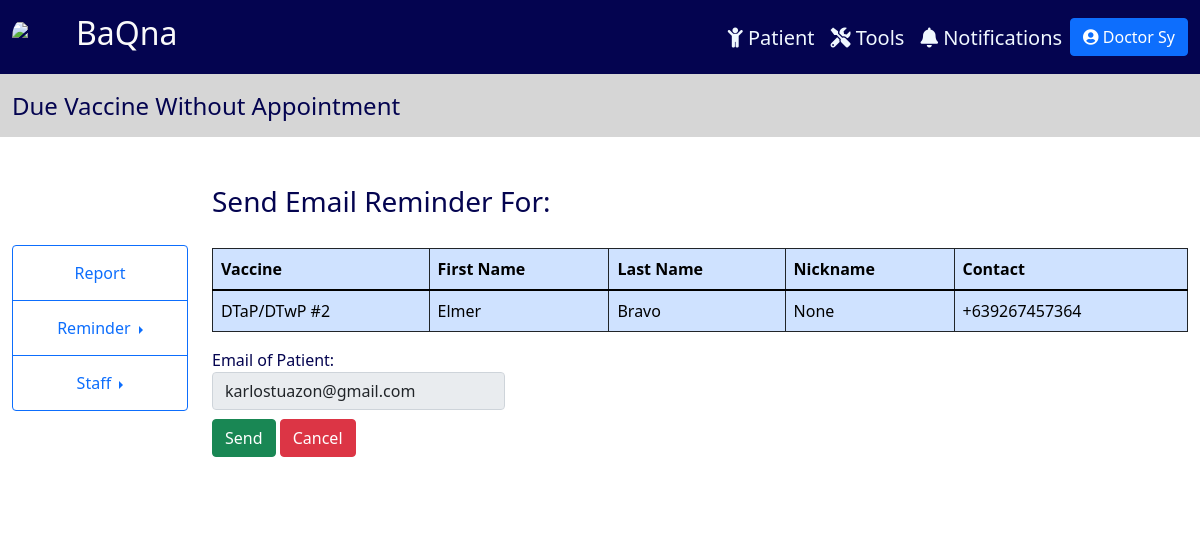
The page /dueVaxEmail/291 (signed in) on the database its author committed.
### tracker/models.py (models this page shows, shortened)
class Physician(models.Model):
    CAN_REG = (
        ('Yes', 'Yes'),
        ('No', 'No'),
    )
    user = models.OneToOneField(User, null=True, on_delete=models.CASCADE)
    prefix = models.CharField(max_length=100, null=True, blank=True)
    last_name = models.CharField(max_length=100, null=True)
    first_name = models.CharField(max_length=100, null=True)
    title = models.CharField(max_length=100, null=True, blank=True)
    date_start = models.DateField(null=True, blank=True)
    date_end = models.DateField(null=True, blank=True)
    cell_no = PhoneNumberField(null=True, blank=True)
    doc_type = models.CharField(max_length=100, null=True)
    can_reg = models.CharField(max_length=100, null=True, blank=True, choices=CAN_REG)
    def __str__(self):
        return self.doc_type + " " + self.last_name

class Vaccine(models.Model):
    LOCATION = (
        ('R thigh', 'R thigh'), ('L thigh', 'L thigh'), ('R arm ', 'R arm'),
        ('L arm', 'L arm'), ('R buttocks', 'R buttocks'), ('L buttocks', 'L buttocks'),
    )
    VACCINES = (
        ('BCG', 'BCG'), ('Hepatitis B #1', 'Hepatitis B #1'), ('Hepatitis B #2', 'Hepatitis B #2'), ('DTaP/DTwP #1', 'DTaP/DTwP #1'), ('IPV/OPV #1', 'IPV/OPV #1'),
        ('HiB #1', 'HiB #1'), ('PCV #1', 'PCV #1'), ('Rotavirus #1', 'Rotavirus #1'), ('DTaP/DTwP #2', 'DTaP/DTwP #2'), ('IPV/OPV #2', 'IPV/OPV #2'),
        ('HiB #2', 'HiB #2'), ('PCV #2', 'PCV #2'), ('Rotavirus #2', 'Rotavirus #2'), ('Hepatitis B #3', 'Hepatitis B #3'), ('DTaP/DTwP #3', 'DTaP/DTwP #3'),
        ('IPV/OPV #3', 'IPV/OPV #3'), ('HiB #3', 'HiB #3'), ('PCV #3', 'PCV #3'), ('Rotavirus #3', 'Rotavirus #3'), ('Influenza #1', 'Influenza #1'),
        ('Measles', 'Measles'), ('Japanese Encephalitis B #1', 'Japanese Encephalitis B #1'), ('Influenza #1', 'Influenza #1'), ('MMR #1', 'MMR #1'), ('Varicella #1', 'Varicella #1'),
        ('DTaP/DTwP Booster #1', 'DTaP/DTwP Booster #1'), ('IPV/OPV Booster #1', 'IPV/OPV Booster #1'), ('HiB Booster #1', 'HiB Booster #1'), ('PCV Booster #1', 'PCV Booster #1'), ('Inactivated Hepatitis A #1', 'Inactivated Hepatitis A #1'),
        ('Inactivated Hepatitis A #2', 'Inactivated Hepatitis A #2'), ('Meninggococcal vaccine', 'Meninggococcal vaccine'), ('Typhoid', 'Typhoid'), ('Japanese Encephalitis B #2', 'Japanese Encephalitis B #2'), ('DTaP/DTwP Booster #2', 'DTaP/DTwP Booster #2'),
        ('IPV/OPV Booster #2', 'IPV/OPV Booster #2'), ('MMR #2', 'MMR #2'), ('Varicella #2', 'Varicella #2'), ('Td/Tdap Booster #3', 'Td/Tdap Booster #3'), ('HPV #1', 'HPV #1'),
        ('HPV #2', 'HPV #2'), ('HPV #1', 'HPV #1'), ('HPV #2', 'HPV #2'), ('HPV #3', 'HPV #3'), ('Influenza', 'Influenza'),
    )
    AGE = (
        ('Birth', 'Birth'), ('2 to 3 months', '2 to 3 months'), ('4 to 5 months', '4 to 5 months'), ('6 to 7 months', '6 to 7 months'), ('9 months', '9 months'),
        ('12 to 15 months', '12 to 15 months'), ('18 to 21 months', '18 to 21 months'), ('24 months', '24 months'), ('4 to 6 yrs ', '4 to 6 yrs '),
        ('10 yrs', '10 yrs'), ('9-14 yrs', '9-14 yrs'), ('15 and up', '15 and up'), ('Annual', 'Annual'),
    )
    DOSE = (
        ('1 of 1', '1 of 1'), ('1 of 2', '1 of 2'), ('1 of 3', '1 of 3'), ('1 of 4', '1 of 4'), ('1 of 5', '1 of 5'),
        ('2 of 2', '2 of 2'), (' 2 of 3', '2 of 3'), ('2 of 4', '2 of 4'), ('2 of 5', '2 of 5'),
        ('3 of 3', '3 of 3'), ('3 of 4', '3 of 4'), ('3 of 5', '3 of 5'),
        ('4 of 4', '4 of 4'), ('4 of 5', '4 of 5'),
        ('5 of 5', '5 of 5'), ('every 10 years', 'every 10 years'),
    )
    patient = models.ForeignKey(Patient, null=True, blank=True, on_delete=models.CASCADE)
    age = models.CharField(max_length=50, null=True, choices=AGE)
    name = models.CharField(max_length=50, null=True, choices=VACCINES)
    dose = models.CharField(max_length=50, null=True, choices=DOSE)
    brand = models.CharField(max_length=50, null=True, blank=True)
    date = models.DateField(null=True, blank=True)
    due_date = models.DateField(null=True, blank=True)
    location = models.CharField(max_length=50, null=True, blank=True, choices=LOCATION)
    remarks = models.CharField(max_length=50, null=True, blank=True)

class Patient(models.Model):
    SEX = (
        ('M', 'Male'),
        ('F', 'Female'),
    )
    last_name = models.CharField(max_length=100, null=True)
    first_name = models.CharField(max_length=100, null=True)
    middle_name = models.CharField(max_length=100, null=True, blank=True)
    suffix = models.CharField(max_length=2, null=True, blank=True)
    nick_name = models.CharField(max_length=100, null=True, blank=True)
    sex = models.CharField(max_length=1, null=True, choices=SEX)
    birthdate = models.DateField(null=True)
    age = models.CharField(max_length=100, null=True, blank=True)
    attending_doctor = models.ForeignKey(Physician, related_name="docpatient", on_delete=models.CASCADE, null=True)
    cert_date = models.DateField(null=True, blank=True)
    cell_no = PhoneNumberField(null=True, blank=True, validators=[MaxLengthValidator(13)])
    landline = models.CharField(max_length=100, null=True, blank=True)
    email = models.EmailField(max_length=254, null=True, blank=True)
    house_no = models.CharField(max_length=100, null=True, blank=True)
    barangay = models.CharField(max_length=100, null=True, blank=True)
    city = models.CharField(max_length=100, null=True, blank=True)
    region = models.CharField(max_length=100, null=True, blank=True)
    zip = models.IntegerField(null=True, blank=True)
    mfname = models.CharField(max_length=100, null=True, blank=True)
    mlname = models.CharField(max_length=100, null=True, blank=True)
    mcontact = PhoneNumberField(null=True, blank=True)
    memail = models.EmailField(max_length=254, null=True, blank=True)
    ffname = models.CharField(max_length=100, null=True, blank=True)
    flname = models.CharField(max_length=100, null=True, blank=True)
    fcontact = PhoneNumberField(null=True, blank=True)
    femail = models.EmailField(max_length=254, null=True, blank=True)
    c1full_name = models.CharField(max_length=100, null=True, blank=True)
    relation1 = models.CharField(max_length=100, null=True, blank=True)
    c1contact = PhoneNumberField(null=True, blank=True)
    c2full_name = models.CharField(max_length=100, null=True, blank=True)
    relation2 = models.CharField(max_length=100, null=True, blank=True)
    c2contact = PhoneNumberField(null=True, blank=True)

### tracker/views.py (the view, shortened to what this page needs)
# urls.py: path('dueVaxEmail/<str:pk>', views.dueVaxEmail, name='dueVaxEmail'),
@login_required(login_url='login')
def dueVaxEmail(request, pk):
    vaccine = Vaccine.objects.get(id=pk)
    email = vaccine.patient.email
    data = {
        'vaccine': vaccine
    }
    return render(request, 'tracker/dueVaxEmail.html', data)

### tracker/templatetags/auth_extras.py (called while the page is built)
@register.filter(name='has_group')
def has_group(user, group_name):
    group = Group.objects.get(name=group_name)
    return True if group in user.groups.all() else False

### tracker/templates/tracker/dueVaxEmail.html (shortened to what this page needs)
{% extends 'tracker/main.html' %}
{% block content %}
{% load auth_extras %}
<nav class="navbar navbar-expand-xl" style="background-color: rgb(214, 214, 214);">
  <div class="container-fluid">
    <div class="collapse navbar-collapse me-auto" id="navbarTogglerDemo02">
      <div style="margin-right: auto; margin-top: 10px;">
        <ul class="navbar-nav me-auto mb-2 mb-lg-0 navbar-custom">
          <li class="nav-item" style="margin-right: 5px">
              <h4>Due Vaccine Without Appointment</h4>
          </li>
        </ul>
      </div>
    </div>
  </div>
</nav>
<div class="container-fluid" style="padding:1%; ">
    <div class="row">
        <div class="col-lg-2" style="background-color: rgb(255, 255, 255);display: flex; justify-content: center; align-items: center; padding-top: 8%; padding-bottom: 8%;">
            <div class="btn-group-vertical" style="display: block;">
              <a class="btn btn-outline-primary" href="{% url 'report' %}">Report</a>
              <div class="btn-group dropend">
                <a class="btn btn-outline-primary dropdown-toggle" data-bs-toggle="dropdown" aria-expanded="false">
                  Reminder
                </a>
              </div>
              {% if request.user.physician.can_reg == "Yes" or request.user|has_group:"Admin" %}
              <div class="btn-group dropend">
                <a class="btn btn-outline-primary dropdown-toggle" data-bs-toggle="dropdown" aria-expanded="false">
                  Staff
                </a>
              </div>
              {% endif %}
            </div>
        </div>
        <div class="col-lg" style="background-color: white; padding-top: 3%;">
          <h3>Send Email Reminder For:</h3>
          <table id="rows" class="table table-primary table-bordered border-dark" style="margin-top: 3%;">
            <thead>
                <th>Vaccine</th>
                <th>First Name</th>
                <th>Last Name</th>
                <th>Nickname</th>
                <th>Contact</th>
            </thead>
            <tbody>
                <td>{{vaccine.name}}</td>
                <td>{{vaccine.patient.first_name}}</td>
                <td>{{vaccine.patient.last_name}}</td>
                <td>{{vaccine.patient.nick_name}}</td>
                <td>{{vaccine.patient.cell_no}}</td>
            </tbody>
          </table>
          <form method="post">
            <label>Email of Patient:</label>
            <input id="email" style="width:30%;" type="text" class="form-control" value="{{vaccine.patient.email}}" readonly>
            <button style="margin-top:1%;" type="submit" class="btn btn-success">Send</button>
            <a href="{% url 'dueVax' %}" style="margin-top:1%;" class="btn btn-danger">Cancel</a>
          </form>
        </div>
    </div>
</div>
{% endblock content %}

### tracker/templates/tracker/main.html (shortened to what this page needs)
{% load static %} {% load auth_extras %}
<!DOCTYPE html>
<html lang="en">
<head>
    <link href="https://cdn.jsdelivr.net/npm/bootstrap@5.1.3/dist/css/bootstrap.min.css" rel="stylesheet">
    <link rel="stylesheet" href="https://cdnjs.cloudflare.com/ajax/libs/font-awesome/5.15.3/css/all.min.css" />
    <link rel="stylesheet" href="https://cdnjs.cloudflare.com/ajax/libs/tempusdominus-bootstrap-4/5.1.2/css/tempusdominus-bootstrap-4.min.css" />
</head>
<body>
  <nav class="navbar navbar-expand-xl" style="background-color: rgb(4, 4, 80);color: white;">
    <div class="container-fluid">
      {% if request.user|has_group:'Patient User' %}
        <a href="{% url 'homePatient' %}" class="navbar-brand">
          <div class="logo-image">
            <img src="https://i.ibb.co/drT8m1M/logo.jpg" class="img-fluid">
          </div>
        </a>
        <a href="{% url 'homePatient' %}"><h2 style="float: left; color: #FAFAFA;">BaQna</h2></a>
      {% else %}
        <a href="{% url 'home' %}" class="navbar-brand">
          <div class="logo-image">
            <img src="https://i.ibb.co/drT8m1M/logo.jpg" class="img-fluid">
          </div>
        </a>
        <a href="{% url 'home' %}"><h2 style="float: left; color: #FAFAFA;">BaQna</h2></a>
      {% endif %}
      <div class="collapse navbar-collapse me-auto" id="navbarTogglerDemo02">
        <div style="margin-left: auto;margin-top: 10px;">
          <ul class="navbar-nav me-auto mb-2 mb-lg-0 navbar-custom">
            {% if request.user|has_group:"Doctor" or request.user|has_group:"Admin" %}
            <li class="nav-item" style="margin-left: 15rem;">
              <a class="nav-link" href="{% url 'home' %}"><h5><i class="fas fa-child"></i> Patient</h5></a>
            </li>
            <li class="nav-item">
              <a class="nav-link" href="{% url 'report' %}"><h5><i class="fas fa-tools"></i> Tools</h5></a>
            </li>
            <li class="nav-item">
              <a class="nav-link" href="{% url 'notifs' %}"><h5><i class="fas fa-bell"></i> Notifications</h5></a>
            </li>
            {% endif %}
            <li class="nav-item">
              <div class="dropdown">
                <button class="btn btn-primary" type="button" id="dropdownMenuButton1" data-bs-toggle="dropdown" aria-expanded="false">
                  <i class="fas fa-user-circle"></i>
                  {% if request.user|has_group:'Doctor' %}
                    {{request.user.physician}}
                  {% elif request.user|has_group:'Patient User' %}
                    {{request.user.patientuser}}
                  {% else %}
                    {{request.user}}
                  {% endif %}
                </button>
              </div>
            </li>
          </ul>
        </div>
      </div>
    </div>
  </nav>
  {% block content %}
  {% endblock %}
</body>
</html>

### tracker/templates/tracker/main.html (style rules this page uses)
body { color:rgb(4, 4, 80); }
.navbar-custom a { color: aliceblue; }
.logo-image { width: 48px; height: 48px; border-radius: 50%; overflow: hidden; }
.btn-group-vertical a { padding: 15px; }

### rows shown on the page
Vaccine: name "DTaP/DTwP #2", patient.first_name "Elmer", patient.last_name "Bravo", patient.nick_name "None", patient.cell_no "+639267457364", patient.email "karlostuazon@gmail.com"

### other values the page prints
{{ request.user.physician }} "Doctor Sy"
